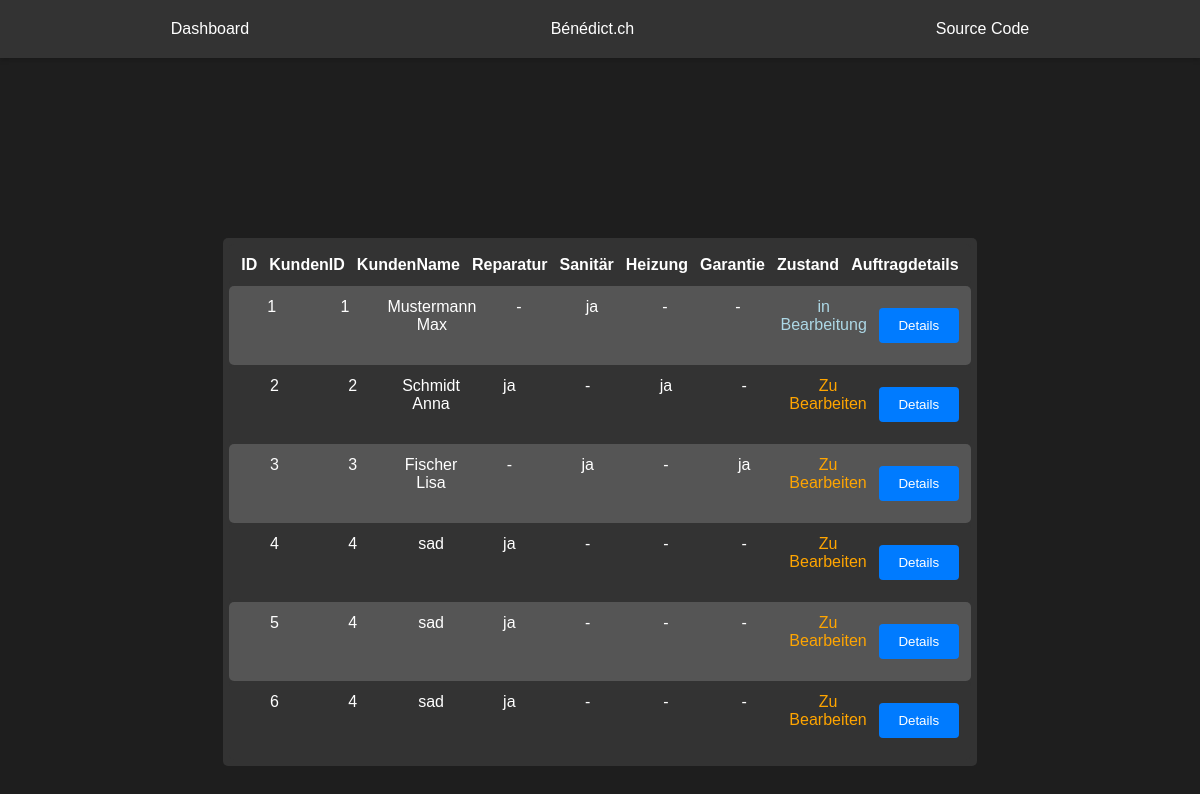
The app's page /auftraege.php (signed in), older data.
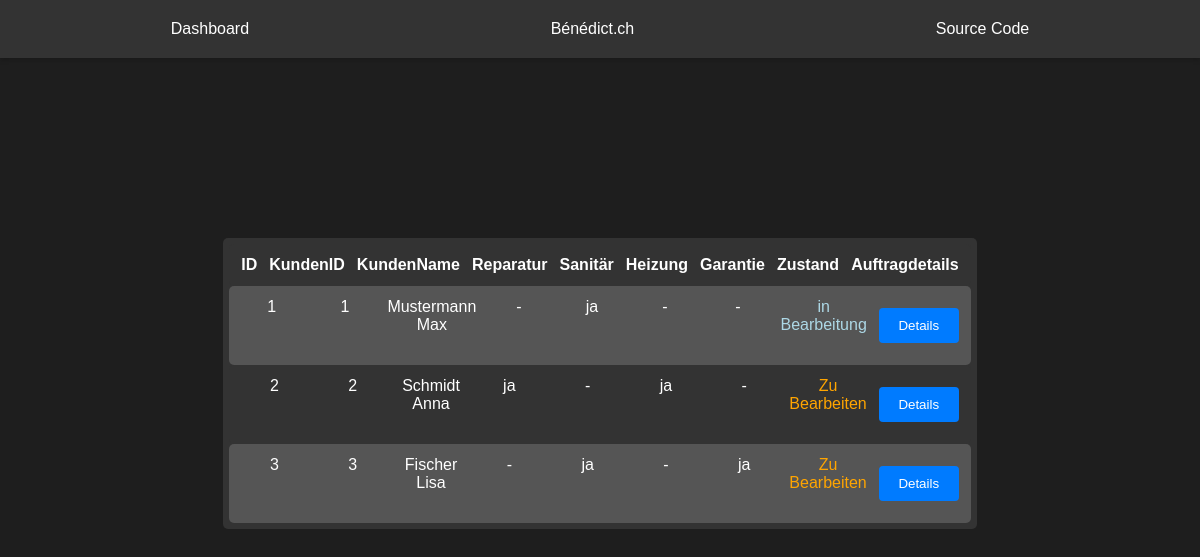
The same page, newer data.
### tables this page shows
CREATE TABLE Orders (
            orderID INTEGER PRIMARY KEY AUTOINCREMENT,
            kundenID INTEGER NOT NULL, /* Problem: need to manually type ID because AUTOINCREMENT cant be used rn. */
            kundenName TEXT NOT NULL,
            objAdresse TEXT NOT NULL,
            objOrt TEXT NOT NULL,
            objPLZ INTEGER NOT NULL,
            rechID INTEGER NOT NULL,
            orderDate TEXT NOT NULL,
            reparatur BOOLEAN DEFAULT 0,
            sanitaer BOOLEAN DEFAULT 0,
            heizung BOOLEAN DEFAULT 0,
            garantie BOOLEAN DEFAULT 0,
            bemerkung TEXT,
            terminwunsch TEXT,
            zustand TEXT CHECK(zustand IN ('COMPLETED', 'INPROGRESS', 'TODO')),
            arbeiterID INTEGER,
            completed BOOLEAN DEFAULT 0,
            completedDate TEXT NOT NULL,
            verrechnet BOOLEAN DEFAULT 0,
            rapport TEXT,
            FOREIGN KEY (kundenID) REFERENCES Kunden(id),
            FOREIGN KEY (rechID) REFERENCES Rechnung(id),
            FOREIGN KEY (arbeiterID) REFERENCES Users(id)
        );

### auftraege.php (the view, shortened to what this page needs)
<?php
include 'header.php';
?>
<!DOCTYPE html>
<html lang="en">
    <head>
        <link rel="stylesheet" href="style/style.css">
    </head>
    <body>
        <div class="orders-container">
            <div class="orders-header">
                <div>ID</div>
                <div>KundenID</div>
                <div>KundenName</div>
                <div>Reparatur</div>
                <div>Sanitär</div>
                <div>Heizung</div>
                <div>Garantie</div>
                <div>Zustand</div>
                <div>Auftragdetails</div>
            </div>
        <?php
    require 'db/conn.php';
    $query = "SELECT * FROM Orders";
    $stmt = $pdo->prepare($query);
    $stmt->execute();
        while ($row = $stmt->fetch(PDO::FETCH_ASSOC)) {
            $orderID = $row["orderID"];
            $kundenID = $row["kundenID"];
            $kundenName = $row["kundenName"];
            $reparatur = "-";
            $sanitaer = "-";
            $heizung = "-";
            $garantie = "-";
            if ($row["reparatur"] == '1') {
                $reparatur = "ja";
            }
            if ($row["sanitaer"] == '1') {
                $sanitaer = "ja";
            }
            if ($row["heizung"] == '1') {
                $heizung = "ja";
            }
            if ($row["garantie"] == '1') {
                $garantie = "ja";
            }
            if($row["zustand"] == "INPROGRESS"){$color = "lightblue"; $zustand = "in Bearbeitung";}
                else if($row["zustand"] == "TODO"){$color = "orange"; $zustand = "Zu Bearbeiten";}
                else if($row["zustand"] == "COMPLETED"){$color = "green"; $zustand = "Abgeschlossen";}
                echo '<div class="order-row">
                <div>'.$orderID.'</div>
                <div>'.$kundenID.'</div>
                <div>'.$kundenName.'</div>
                <div>'.$reparatur.'</div>
                <div>'.$sanitaer.'</div>
                <div>'.$heizung.'</div>
                <div>'.$garantie.'</div>
                <div style="color: '.$color.';">'.$zustand.'</div>
                <div><button class="detail-btn" data-id="'.$orderID.'">Details</button></div>
            </div>';
        }
?>
        </div>
    </body>
</html>

### header.php
<link rel="stylesheet" href="style/header.css">
<header>
    <nav>
        <ul>
        <li><a href="user.php">Dashboard</a></li>
        <li><a href="https://benedict.ch">Bénédict.ch</a></li>
        <li><a href="https://github.com/marcel7ag/m295projekt">Source Code</a></li>
    </ul>
</header>

### style/header.css (style rules this page uses)
* { margin: 0; padding: 0; box-sizing: border-box; }
nav { background-color: #333; color: #fff; padding: 20px; display: flex; justify-content: space-around; align-items: center; box-shadow: 0px 2px 5px rgba(0, 0, 0, 0.2); margin-bottom: 100px; }
nav ul { list-style-type: none; display: flex; justify-content: space-around; align-items: center; width: 100%; }
nav ul li a { color: #fff; text-decoration: none; padding: 10px; transition: background-color 0.3s ease; }

### style/style.css (style rules this page uses)
body { font-family: Arial, sans-serif; background-color: #1e1e1e; color: #fff; margin: 0; padding: 0; }
input[type="submit"], button { width: 100%; padding: 10px; margin: 10px 0; border-radius: 4px; border: none; background-color: #007BFF; color: #fff; cursor: pointer; }
.detail-btn { align-items: center; width: 80px; }
.orders-container { width: fit-content; display: flex; flex-direction: column; align-items: center; background-color: #333; border-radius: 5px; margin: 15% auto; padding: 6px; overflow-x: auto; }
.orders-header, .order-row { display: flex; justify-content: space-around; width: 100%; background-color: inherit; padding: 6px; border-radius: 5px; }
.orders-header div, .order-row div { flex: 1; text-align: center; padding: 6px; }
.orders-header div { font-weight: bold; }
.order-row:nth-child(even) { background-color: #555; }

Row changes from the older to the newer data that the page shows:
removed orders: orderID "4", kundenID "4", kundenName "sad", reparatur "ja", sanitaer "-", heizung "-", garantie "-", zustand "Zu Bearbeiten"
removed orders: orderID "5", kundenID "4", kundenName "sad", reparatur "ja", sanitaer "-", heizung "-", garantie "-", zustand "Zu Bearbeiten"
removed orders: orderID "6", kundenID "4", kundenName "sad", reparatur "ja", sanitaer "-", heizung "-", garantie "-", zustand "Zu Bearbeiten"
